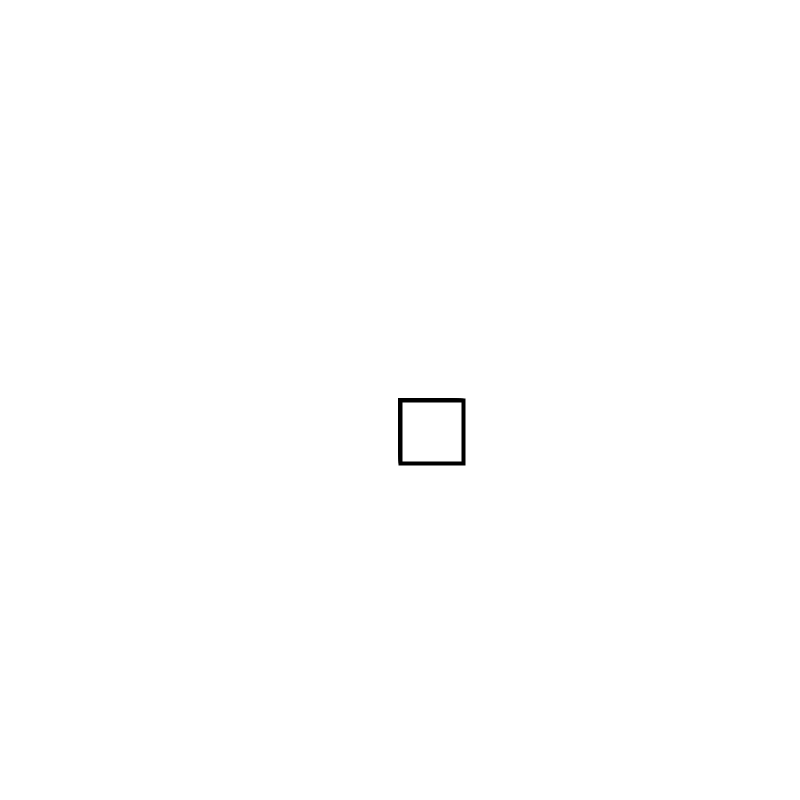
Frame 1 (no input)
Frame 60 (the mouse pressed at the canvas centre just before this capture): identical to frame 1, image omitted
Frame 120 (the mouse held since frame 60 and released just before this capture): identical to frame 1, image omitted

The Processing sketch that drew this single still picture (run headless with seeded random() and noise(); from frame 60 on, the mouse is pressed at the canvas centre):

// Processing sketch: s07cristobalschaerer
// ── s07cristobalschaerer.pde
Objeto[] o;
int a;
void setup(){
  size(800,800);
  o = new Objeto[20];
  for(int i = 0;i<o.length;i++){
    o[i] = new Objeto(i,255,10,45);
  }
}
void draw(){
background(255);

for(int i = 0; i < o.length;i++){
  o[i].rotacion(i*4+1,a);
  o[i].rectangulos();

}


}
void keyPressed(){
  if(keyCode == LEFT){a=1;}
  if(keyCode == RIGHT){a=2;}


}

// ── Objeto.pde
class Objeto{
float x,y,t,r;
int rojo,verde,azul;
Objeto( float t, int rojo,int verde,int azul){
  x = width/2;
  y = height/2;
this.t = t*2+25;
this.rojo = rojo;
this.verde = verde;
this.azul = azul;
}

void rectangulos(){

  stroke(0);
  strokeWeight(4);
  rect(x,y,t,t);// varía el tamaño según el i en el setup

}

void rotacion(float pos, int a){
  if(a == 1){
    rotate(radians(r*pos));
    r+= 0.001;
  }else if(a == 2){
    rotate(radians(r*pos));
    r-= 0.001;
  }
}
}
